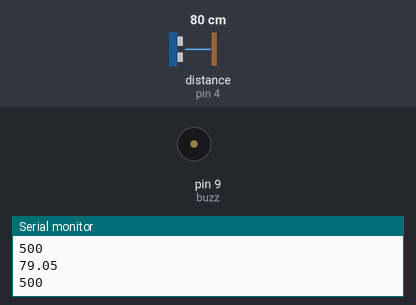
The sketch below on a simulated Arduino Uno, built with avr-gcc and run on an emulated ATmega328P. Shown: buzzer (waves = sounding), the last lines printed to the serial monitor. Wiring (inferred from the names in the program): ultrasonic range finder: trigger pin 5; echo pin 4. The inputs (shaded band) are chosen by the test bench; at power-on: distance to the obstacle (sensor on pin 4) 80 cm. The echo pulse lasts 58.3 µs per cm.

Above: at 1.6 s.
1.7 s: distance to the obstacle (sensor on pin 4) set to 146 cm
5.2 s: distance to the obstacle (sensor on pin 4) set to 153 cm
At 6.6 s:
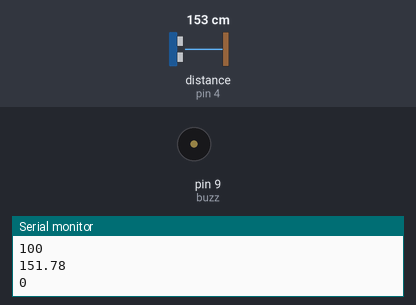
6.9 s: distance to the obstacle (sensor on pin 4) set to 60 cm
At 7.41 s:
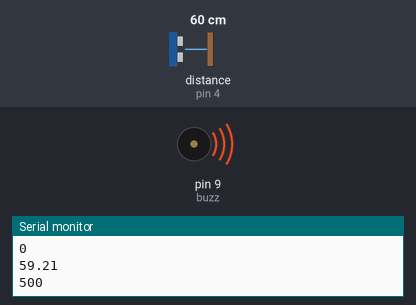
10.7 s: distance to the obstacle (sensor on pin 4) set to 250 cm
At 12.4 s:
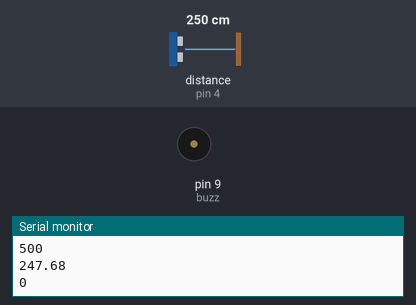
Timing chart, 0 to 13.5 s (numbered marks = the images above; inputs shaded):
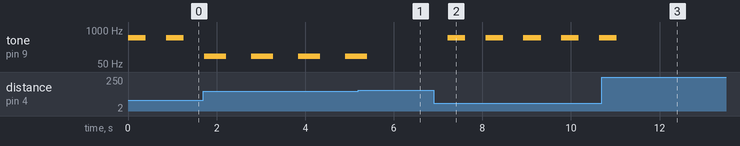

Measured:
- the behaviour switches between 149 and 150 cm on distance to the obstacle (sensor on pin 4) (found by bisection; images 0 and 1)
- after the input at 5.2 s, tone on pin 9 (buzz): goes on until 5.4 s, then stays silent
- after the input at 6.9 s, tone on pin 9 (buzz): alternates 500 Hz for 0.40 s and silent for 0.45 s, starting after 0.32 s
- after the input at 10.7 s, tone on pin 9 (buzz): goes on until 11.0 s, then stays silent
- by itself, tone on pin 9 (buzz): alternates 100 Hz for 0.50 s and silent for 0.56 s

The sketch:

crashAlarm.ino
```cpp
/*
 *
 * This code creates an alarm to prevent crashing
 *
 Circuit:
 * Echo connected to D4
 * Trig connected to D5
 * Buzzer connected to D9 with 100ohms resistor
 *
 */

//ultrasonic inputs
int echo = 4;
int trig = 5;

//buzzer input
int buzz = 9;

void setup() {

  //initialize serial
  Serial.begin(9600);
  //set pinmode for ultrasonic sensor
  pinMode(echo,INPUT);
  pinMode(trig,OUTPUT);
  //set pinmode for buzzer
  pinMode(buzz,OUTPUT);

}

void loop() {

  float distCM;
  int pulseMs;
  int freq;
  int sel;
  int ms;

  //send a small square wave on trig to start finder
  digitalWrite(trig,LOW);
  delayMicroseconds(20);
  digitalWrite(trig,HIGH);
  delayMicroseconds(100);
  digitalWrite(trig,LOW);

  //measure pulse lenght from echo pin
  pulseMs = pulseIn(echo,HIGH);

  //calculate distance in CM
  distCM = pulseMs/29.387/2;

  //get four different ranges of distance for switch
  sel = map(distCM,2,148,0,3);

 //update frequency and duration of alarm
  switch(sel){
    case 0:
      freq = 1000;
      ms = 300;
      break;
    case 1:
      freq = 500;
      ms = 400;
      break;
    case 2:
      freq = 100;
      ms = 500;
      break;
    case 3:
      freq = 0;
      ms = 600;
      break;
  }

  //print to serial
  Serial.println(distCM);
  Serial.println(freq);

  //turn buzzer on and off
  tone(buzz,freq);
  delay(ms);
  noTone(buzz);
  delay(ms);

  delay(50);

}
```
